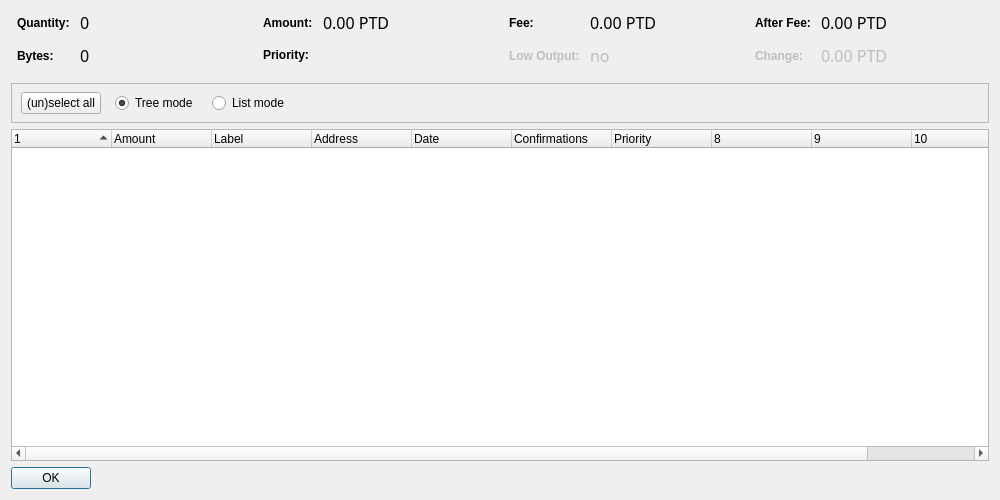
<?xml version="1.0" encoding="UTF-8"?>
<ui version="4.0">
 <class>CoinControlDialog</class>
 <widget class="QDialog" name="CoinControlDialog">
  <property name="geometry">
   <rect>
    <x>0</x>
    <y>0</y>
    <width>1000</width>
    <height>500</height>
   </rect>
  </property>
  <property name="windowTitle">
   <string>Coin Control</string>
  </property>
  <property name="styleSheet">
   <string notr="true">font: 75 12pt &quot;Century Gothic&quot;;</string>
  </property>
  <layout class="QVBoxLayout" name="verticalLayout">
   <item>
    <layout class="QHBoxLayout" name="horizontalLayoutTop" stretch="0,0,0,0">
     <property name="topMargin">
      <number>0</number>
     </property>
     <property name="bottomMargin">
      <number>10</number>
     </property>
     <item>
      <layout class="QFormLayout" name="formLayoutCoinControl1">
       <property name="horizontalSpacing">
        <number>10</number>
       </property>
       <property name="verticalSpacing">
        <number>10</number>
       </property>
       <property name="leftMargin">
        <number>6</number>
       </property>
       <property name="rightMargin">
        <number>6</number>
       </property>
       <item row="0" column="0">
        <widget class="QLabel" name="labelCoinControlQuantityText">
         <property name="styleSheet">
          <string notr="true">font-weight:bold;</string>
         </property>
         <property name="text">
          <string>Quantity:</string>
         </property>
        </widget>
       </item>
       <item row="0" column="1">
        <widget class="QLabel" name="labelCoinControlQuantity">
         <property name="font">
          <font>
           <family>Century Gothic</family>
           <pointsize>12</pointsize>
           <weight>9</weight>
           <italic>false</italic>
           <bold>false</bold>
          </font>
         </property>
         <property name="cursor">
          <cursorShape>IBeamCursor</cursorShape>
         </property>
         <property name="contextMenuPolicy">
          <enum>Qt::ActionsContextMenu</enum>
         </property>
         <property name="text">
          <string notr="true">0</string>
         </property>
         <property name="textInteractionFlags">
          <set>Qt::LinksAccessibleByMouse|Qt::TextSelectableByKeyboard|Qt::TextSelectableByMouse</set>
         </property>
        </widget>
       </item>
       <item row="1" column="0">
        <widget class="QLabel" name="labelCoinControlBytesText">
         <property name="styleSheet">
          <string notr="true">font-weight:bold;</string>
         </property>
         <property name="text">
          <string>Bytes:</string>
         </property>
        </widget>
       </item>
       <item row="1" column="1">
        <widget class="QLabel" name="labelCoinControlBytes">
         <property name="font">
          <font>
           <family>Century Gothic</family>
           <pointsize>12</pointsize>
           <weight>9</weight>
           <italic>false</italic>
           <bold>false</bold>
          </font>
         </property>
         <property name="cursor">
          <cursorShape>IBeamCursor</cursorShape>
         </property>
         <property name="contextMenuPolicy">
          <enum>Qt::ActionsContextMenu</enum>
         </property>
         <property name="text">
          <string notr="true">0</string>
         </property>
         <property name="textInteractionFlags">
          <set>Qt::LinksAccessibleByMouse|Qt::TextSelectableByKeyboard|Qt::TextSelectableByMouse</set>
         </property>
        </widget>
       </item>
      </layout>
     </item>
     <item>
      <layout class="QFormLayout" name="formLayoutCoinControl2">
       <property name="horizontalSpacing">
        <number>10</number>
       </property>
       <property name="verticalSpacing">
        <number>10</number>
       </property>
       <property name="leftMargin">
        <number>6</number>
       </property>
       <property name="rightMargin">
        <number>6</number>
       </property>
       <item row="0" column="0">
        <widget class="QLabel" name="labelCoinControlAmountText">
         <property name="styleSheet">
          <string notr="true">font-weight:bold;</string>
         </property>
         <property name="text">
          <string>Amount:</string>
         </property>
        </widget>
       </item>
       <item row="0" column="1">
        <widget class="QLabel" name="labelCoinControlAmount">
         <property name="font">
          <font>
           <family>Century Gothic</family>
           <pointsize>12</pointsize>
           <weight>9</weight>
           <italic>false</italic>
           <bold>false</bold>
          </font>
         </property>
         <property name="cursor">
          <cursorShape>IBeamCursor</cursorShape>
         </property>
         <property name="contextMenuPolicy">
          <enum>Qt::ActionsContextMenu</enum>
         </property>
         <property name="text">
          <string notr="true">0.00 PTD</string>
         </property>
         <property name="textInteractionFlags">
          <set>Qt::LinksAccessibleByMouse|Qt::TextSelectableByKeyboard|Qt::TextSelectableByMouse</set>
         </property>
        </widget>
       </item>
       <item row="1" column="0">
        <widget class="QLabel" name="labelCoinControlPriorityText">
         <property name="styleSheet">
          <string notr="true">font-weight:bold;</string>
         </property>
         <property name="text">
          <string>Priority:</string>
         </property>
        </widget>
       </item>
       <item row="1" column="1">
        <widget class="QLabel" name="labelCoinControlPriority">
         <property name="font">
          <font>
           <family>Century Gothic</family>
           <pointsize>12</pointsize>
           <weight>9</weight>
           <italic>false</italic>
           <bold>false</bold>
          </font>
         </property>
         <property name="cursor">
          <cursorShape>IBeamCursor</cursorShape>
         </property>
         <property name="contextMenuPolicy">
          <enum>Qt::ActionsContextMenu</enum>
         </property>
         <property name="text">
          <string/>
         </property>
         <property name="textInteractionFlags">
          <set>Qt::LinksAccessibleByMouse|Qt::TextSelectableByKeyboard|Qt::TextSelectableByMouse</set>
         </property>
        </widget>
       </item>
      </layout>
     </item>
     <item>
      <layout class="QFormLayout" name="formLayoutCoinControl3">
       <property name="horizontalSpacing">
        <number>10</number>
       </property>
       <property name="verticalSpacing">
        <number>10</number>
       </property>
       <property name="leftMargin">
        <number>6</number>
       </property>
       <property name="rightMargin">
        <number>6</number>
       </property>
       <item row="0" column="0">
        <widget class="QLabel" name="labelCoinControlFeeText">
         <property name="styleSheet">
          <string notr="true">font-weight:bold;</string>
         </property>
         <property name="text">
          <string>Fee:</string>
         </property>
        </widget>
       </item>
       <item row="0" column="1">
        <widget class="QLabel" name="labelCoinControlFee">
         <property name="font">
          <font>
           <family>Century Gothic</family>
           <pointsize>12</pointsize>
           <weight>9</weight>
           <italic>false</italic>
           <bold>false</bold>
          </font>
         </property>
         <property name="cursor">
          <cursorShape>IBeamCursor</cursorShape>
         </property>
         <property name="contextMenuPolicy">
          <enum>Qt::ActionsContextMenu</enum>
         </property>
         <property name="text">
          <string notr="true">0.00 PTD</string>
         </property>
         <property name="textInteractionFlags">
          <set>Qt::LinksAccessibleByMouse|Qt::TextSelectableByKeyboard|Qt::TextSelectableByMouse</set>
         </property>
        </widget>
       </item>
       <item row="1" column="0">
        <widget class="QLabel" name="labelCoinControlLowOutputText">
         <property name="enabled">
          <bool>false</bool>
         </property>
         <property name="styleSheet">
          <string notr="true">font-weight:bold;</string>
         </property>
         <property name="text">
          <string>Low Output:</string>
         </property>
        </widget>
       </item>
       <item row="1" column="1">
        <widget class="QLabel" name="labelCoinControlLowOutput">
         <property name="enabled">
          <bool>false</bool>
         </property>
         <property name="font">
          <font>
           <family>Century Gothic</family>
           <pointsize>12</pointsize>
           <weight>9</weight>
           <italic>false</italic>
           <bold>false</bold>
          </font>
         </property>
         <property name="cursor">
          <cursorShape>IBeamCursor</cursorShape>
         </property>
         <property name="contextMenuPolicy">
          <enum>Qt::ActionsContextMenu</enum>
         </property>
         <property name="text">
          <string notr="true">no</string>
         </property>
         <property name="textInteractionFlags">
          <set>Qt::LinksAccessibleByMouse|Qt::TextSelectableByKeyboard|Qt::TextSelectableByMouse</set>
         </property>
        </widget>
       </item>
      </layout>
     </item>
     <item>
      <layout class="QFormLayout" name="formLayoutCoinControl4">
       <property name="horizontalSpacing">
        <number>10</number>
       </property>
       <property name="verticalSpacing">
        <number>10</number>
       </property>
       <property name="leftMargin">
        <number>6</number>
       </property>
       <property name="rightMargin">
        <number>6</number>
       </property>
       <item row="0" column="0">
        <widget class="QLabel" name="labelCoinControlAfterFeeText">
         <property name="styleSheet">
          <string notr="true">font-weight:bold;</string>
         </property>
         <property name="text">
          <string>After Fee:</string>
         </property>
        </widget>
       </item>
       <item row="0" column="1">
        <widget class="QLabel" name="labelCoinControlAfterFee">
         <property name="font">
          <font>
           <family>Century Gothic</family>
           <pointsize>12</pointsize>
           <weight>9</weight>
           <italic>false</italic>
           <bold>false</bold>
          </font>
         </property>
         <property name="cursor">
          <cursorShape>IBeamCursor</cursorShape>
         </property>
         <property name="contextMenuPolicy">
          <enum>Qt::ActionsContextMenu</enum>
         </property>
         <property name="text">
          <string notr="true">0.00 PTD</string>
         </property>
         <property name="textInteractionFlags">
          <set>Qt::LinksAccessibleByMouse|Qt::TextSelectableByKeyboard|Qt::TextSelectableByMouse</set>
         </property>
        </widget>
       </item>
       <item row="1" column="0">
        <widget class="QLabel" name="labelCoinControlChangeText">
         <property name="enabled">
          <bool>false</bool>
         </property>
         <property name="styleSheet">
          <string notr="true">font-weight:bold;</string>
         </property>
         <property name="text">
          <string>Change:</string>
         </property>
        </widget>
       </item>
       <item row="1" column="1">
        <widget class="QLabel" name="labelCoinControlChange">
         <property name="enabled">
          <bool>false</bool>
         </property>
         <property name="font">
          <font>
           <family>Century Gothic</family>
           <pointsize>12</pointsize>
           <weight>9</weight>
           <italic>false</italic>
           <bold>false</bold>
          </font>
         </property>
         <property name="cursor">
          <cursorShape>IBeamCursor</cursorShape>
         </property>
         <property name="contextMenuPolicy">
          <enum>Qt::ActionsContextMenu</enum>
         </property>
         <property name="text">
          <string notr="true">0.00 PTD</string>
         </property>
         <property name="textInteractionFlags">
          <set>Qt::LinksAccessibleByMouse|Qt::TextSelectableByKeyboard|Qt::TextSelectableByMouse</set>
         </property>
        </widget>
       </item>
      </layout>
     </item>
    </layout>
   </item>
   <item>
    <widget class="QFrame" name="frame">
     <property name="minimumSize">
      <size>
       <width>0</width>
       <height>40</height>
      </size>
     </property>
     <property name="frameShape">
      <enum>QFrame::StyledPanel</enum>
     </property>
     <property name="frameShadow">
      <enum>QFrame::Sunken</enum>
     </property>
     <widget class="QWidget" name="horizontalLayoutWidget">
      <property name="geometry">
       <rect>
        <x>10</x>
        <y>0</y>
        <width>781</width>
        <height>41</height>
       </rect>
      </property>
      <layout class="QHBoxLayout" name="horizontalLayoutPanel" stretch="0,0,0,0">
       <property name="spacing">
        <number>14</number>
       </property>
       <item>
        <widget class="QPushButton" name="pushButtonSelectAll">
         <property name="sizePolicy">
          <sizepolicy hsizetype="Maximum" vsizetype="Fixed">
           <horstretch>0</horstretch>
           <verstretch>0</verstretch>
          </sizepolicy>
         </property>
         <property name="styleSheet">
          <string notr="true">font: 75 9pt &quot;Century Gothic&quot;;</string>
         </property>
         <property name="text">
          <string>(un)select all</string>
         </property>
        </widget>
       </item>
       <item>
        <widget class="QRadioButton" name="radioTreeMode">
         <property name="sizePolicy">
          <sizepolicy hsizetype="Maximum" vsizetype="Fixed">
           <horstretch>0</horstretch>
           <verstretch>0</verstretch>
          </sizepolicy>
         </property>
         <property name="text">
          <string>Tree mode</string>
         </property>
         <property name="checked">
          <bool>true</bool>
         </property>
        </widget>
       </item>
       <item>
        <widget class="QRadioButton" name="radioListMode">
         <property name="sizePolicy">
          <sizepolicy hsizetype="Maximum" vsizetype="Fixed">
           <horstretch>0</horstretch>
           <verstretch>0</verstretch>
          </sizepolicy>
         </property>
         <property name="text">
          <string>List mode</string>
         </property>
        </widget>
       </item>
       <item>
        <spacer name="horizontalSpacer">
         <property name="orientation">
          <enum>Qt::Horizontal</enum>
         </property>
         <property name="sizeHint" stdset="0">
          <size>
           <width>40</width>
           <height>20</height>
          </size>
         </property>
        </spacer>
       </item>
      </layout>
     </widget>
    </widget>
   </item>
   <item>
    <widget class="CoinControlTreeWidget" name="treeWidget">
     <property name="contextMenuPolicy">
      <enum>Qt::CustomContextMenu</enum>
     </property>
     <property name="styleSheet">
      <string notr="true">font: 75 10pt &quot;Century Gothic&quot;;</string>
     </property>
     <property name="sortingEnabled">
      <bool>false</bool>
     </property>
     <property name="columnCount">
      <number>11</number>
     </property>
     <attribute name="headerShowSortIndicator" stdset="0">
      <bool>true</bool>
     </attribute>
     <attribute name="headerStretchLastSection">
      <bool>false</bool>
     </attribute>
     <column>
      <property name="text">
       <string/>
      </property>
     </column>
     <column>
      <property name="text">
       <string>Amount</string>
      </property>
     </column>
     <column>
      <property name="text">
       <string>Label</string>
      </property>
     </column>
     <column>
      <property name="text">
       <string>Address</string>
      </property>
     </column>
     <column>
      <property name="text">
       <string>Date</string>
      </property>
     </column>
     <column>
      <property name="text">
       <string>Confirmations</string>
      </property>
      <property name="toolTip">
       <string>Confirmed</string>
      </property>
     </column>
     <column>
      <property name="text">
       <string>Priority</string>
      </property>
     </column>
     <column>
      <property name="text">
       <string/>
      </property>
     </column>
     <column>
      <property name="text">
       <string/>
      </property>
     </column>
     <column>
      <property name="text">
       <string/>
      </property>
     </column>
     <column>
      <property name="text">
       <string/>
      </property>
     </column>
    </widget>
   </item>
   <item>
    <widget class="QDialogButtonBox" name="buttonBox">
     <property name="sizePolicy">
      <sizepolicy hsizetype="Maximum" vsizetype="Fixed">
       <horstretch>0</horstretch>
       <verstretch>0</verstretch>
      </sizepolicy>
     </property>
     <property name="styleSheet">
      <string notr="true">font: 75 9pt &quot;Century Gothic&quot;;</string>
     </property>
     <property name="orientation">
      <enum>Qt::Horizontal</enum>
     </property>
     <property name="standardButtons">
      <set>QDialogButtonBox::Ok</set>
     </property>
    </widget>
   </item>
  </layout>
 </widget>
 <customwidgets>
  <customwidget>
   <class>CoinControlTreeWidget</class>
   <extends>QTreeWidget</extends>
   <header>coincontroltreewidget.h</header>
  </customwidget>
 </customwidgets>
 <resources/>
 <connections/>
</ui>
